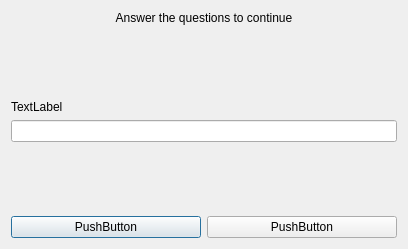
<?xml version="1.0" encoding="UTF-8"?>
<ui version="4.0">
 <class>QuestionCheckWindow</class>
 <widget class="QDialog" name="QuestionCheckWindow">
  <property name="geometry">
   <rect>
    <x>0</x>
    <y>0</y>
    <width>408</width>
    <height>249</height>
   </rect>
  </property>
  <property name="windowTitle">
   <string>Dialog</string>
  </property>
  <layout class="QVBoxLayout" name="verticalLayout">
   <item>
    <widget class="QLabel" name="titleLabel">
     <property name="text">
      <string>Answer the questions to continue</string>
     </property>
     <property name="alignment">
      <set>Qt::AlignCenter</set>
     </property>
    </widget>
   </item>
   <item>
    <spacer name="verticalSpacer">
     <property name="orientation">
      <enum>Qt::Vertical</enum>
     </property>
     <property name="sizeHint" stdset="0">
      <size>
       <width>20</width>
       <height>40</height>
      </size>
     </property>
    </spacer>
   </item>
   <item>
    <layout class="QVBoxLayout" name="verticalLayout_2">
     <item>
      <widget class="QLabel" name="questionLabel">
       <property name="text">
        <string>TextLabel</string>
       </property>
      </widget>
     </item>
     <item>
      <widget class="QLineEdit" name="answerLineEdit"/>
     </item>
    </layout>
   </item>
   <item>
    <spacer name="verticalSpacer_2">
     <property name="orientation">
      <enum>Qt::Vertical</enum>
     </property>
     <property name="sizeHint" stdset="0">
      <size>
       <width>20</width>
       <height>40</height>
      </size>
     </property>
    </spacer>
   </item>
   <item>
    <layout class="QHBoxLayout" name="horizontalLayout_2">
     <item>
      <widget class="QPushButton" name="prevPushButton">
       <property name="text">
        <string>PushButton</string>
       </property>
      </widget>
     </item>
     <item>
      <widget class="QPushButton" name="nextPushButton">
       <property name="text">
        <string>PushButton</string>
       </property>
      </widget>
     </item>
    </layout>
   </item>
  </layout>
 </widget>
 <resources/>
 <connections/>
</ui>
